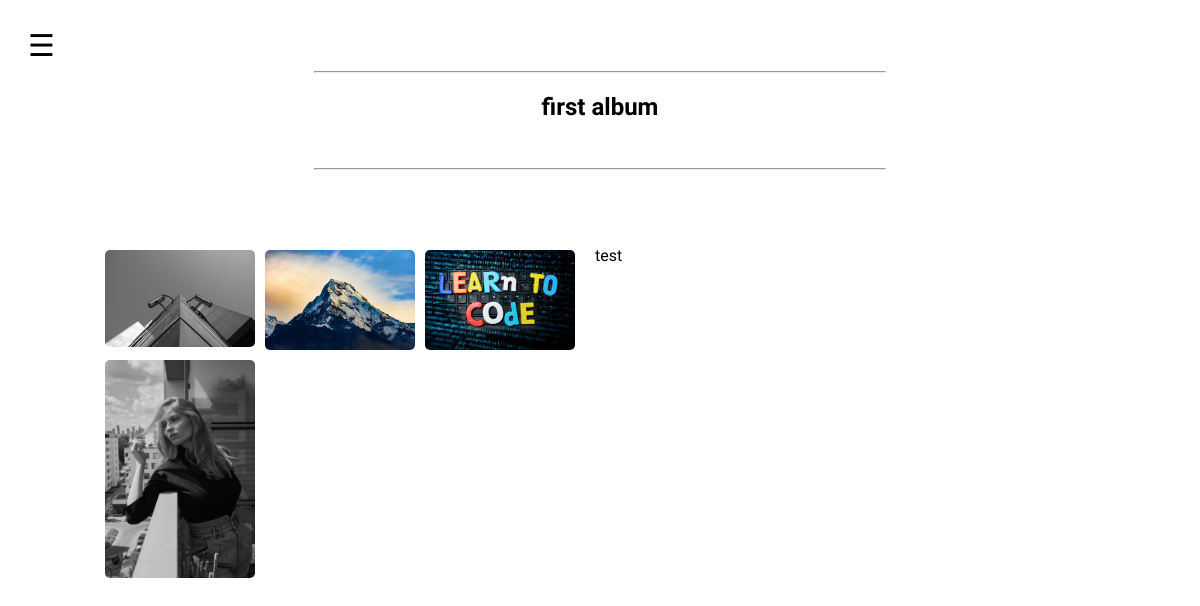
The page /photos/2/ on the database its author committed.
### web/models.py (models this page shows, shortened)
class Photo(models.Model):
    tittle = models.CharField(max_length=250)
    description = models.TextField()
    image = models.FileField(blank=True)

class PhotoImage(models.Model):
    photo = models.ForeignKey(Photo, default=None, on_delete=models.CASCADE)
    images = models.FileField(upload_to='media_cdn')

### web/views.py (the view)
# urls.py: path('photos/<int:id>/', views.photos_detail, name='album_details'),
def photos_detail(request, id):
    photo = get_object_or_404(Photo, id=id)
    photos = PhotoImage.objects.filter(photo=photo)
    context = {
        'photo':photo,
        'photos':photos
    }
    return render(request,'photos_detail.html', context)

### templates/photos_detail.html (shortened to what this page needs)
{% extends 'base.html' %}
{% load static %}
{% block content %}
<div class="album-tittle">
        <hr>
        <h2>{{ photo.tittle}}</h2><br>
        <hr>
</div>
<div class="album-descriptions">
    <div class="album">
        <aside class="album-photos">
            {% for p in photos  %}
                <img src="{{ p.images.url }}" id="photo2" class="album-img" onclick="openModal();currentSlide({{ p.id }})">
            {% endfor %}
        </aside>
        <aside class="photo-description">
            <p>{{ photo.description }}</p>
        </aside>
    </div>
</div>
{% endblock content %}

### static/portfolio/style.css (style rules this page uses)
body { font-family: 'Brygada 1918', sans-serif; }
.album { margin-top: 40px; }
.album-tittle { width: 50%; margin: auto; text-align: center; }
.album-descriptions { display: flex; justify-content: center; margin-top: 20px; }
.album-img { width: 100%; max-width: 150px; border-radius: 5px; cursor: pointer; transition: 0.3s; }
.album-photos { display: grid; grid-template-columns: 150px 150px 150px; grid-gap: 10px; padding-right: 20px; padding-top: 20px; float: left; margin-left: 40px; }
.photo-description { width: 500px; float: right; margin-right: 40px; }

### rows shown on the page
Photo: tittle "first album", description "test"
PhotoImage: images (picture)
PhotoImage: images (picture)
PhotoImage: images (picture)
PhotoImage: images (picture)
